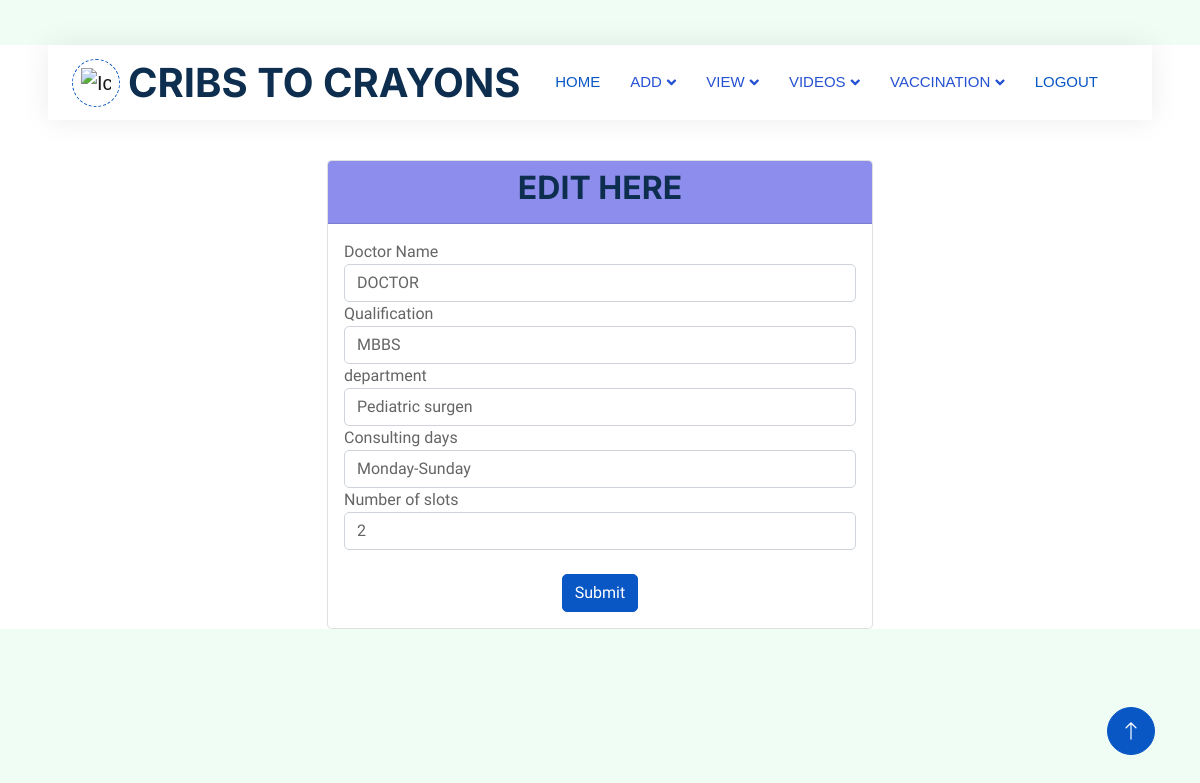
/editdoctordetails/2 (signed in), run on the app's committed database.
### app1/models.py (models this page shows)
class Doctor(models.Model):
    hospital_id=models.ForeignKey(Hospital,on_delete=models.CASCADE)
    Doctor_name=models.CharField(max_length=20)
    qualification=models.CharField(max_length=50)
    department=models.CharField(max_length=20)
    consulting_days=models.CharField(max_length=30)
    consulting_time=models.TimeField()
    slots=models.IntegerField()
    availability_status=models.CharField(max_length=10,default="AVAILABLE")

### app1/views.py (the view)
# urls.py: path('editdoctordetails/<int:id>',views.edit_doctor,name="editdoctordetails"),
@login_required(login_url='login/')
def edit_doctor(request,id):
    doctor=Doctor.objects.get(id=id)
    if request.method=='POST':
        slots=int(request.POST['slots'])
        doctor_name=request.POST['Doctor_name']
        department=request.POST['department']
        qualification=request.POST['qualification']
        consulting_days=request.POST['consulting_days']
        doctor.slots=slots
        doctor.Doctor_name=doctor_name
        doctor.department=department
        doctor.qualification=qualification
        doctor.consulting_days=consulting_days
        doctor.save()
        return redirect(view_doctor)
    else:
        return render(request,'Hospital/editdoctor.html',{'doctor':doctor})

### template/Hospital/editdoctor.html (shortened to what this page needs)
<!DOCTYPE html>
<html lang="en">
{% load static %}
<head>
    <link href="https://cdnjs.cloudflare.com/ajax/libs/font-awesome/5.10.0/css/all.min.css" rel="stylesheet">
    <link href="https://cdn.jsdelivr.net/npm/bootstrap-icons@1.4.1/font/bootstrap-icons.css" rel="stylesheet">
    <link href="{% static 'js/animate.min.css' %}" rel="stylesheet">
    <link href="{% static 'js/owl.carousel.min.css' %}" rel="stylesheet">
    <link href="{% static 'css/bootstrap.min.css' %}" rel="stylesheet">
    <link href="{% static 'css/style.css' %}" rel="stylesheet">
</head>
<body>
    <div class="container-xxl bg-white p-0">
        <div class="container-fluid nav-bar bg-transparent">
            <nav class="navbar navbar-expand-lg bg-white navbar-light py-0 px-4">
                <a href="" class="navbar-brand d-flex align-items-center text-center">
                    <div class="icon p-2 me-2">
                        <img class="img-fluid" src="{% static 'img/logo.gif' %}" alt="Icon" style="width: 30px; height: 30px;">
                    </div>
                    <h1 class="m-0 " >CRIBS TO CRAYONS</h1>
                </a>
                <div class="collapse navbar-collapse" id="navbarCollapse">
                  <div class="navbar-nav ms-auto">
                    <a href="{% url 'hospitalprofile'%}" class="nav-item nav-link active" >HOME</a>
                      <div class="nav-item dropdown">
                          <a href="#" class="nav-link dropdown-toggle" data-bs-toggle="dropdown">ADD</a>
                      </div>
                      <div class="nav-item dropdown">
                        <a href="#" class="nav-link dropdown-toggle" data-bs-toggle="dropdown">VIEW</a>
                    </div>
                    <div class="nav-item dropdown">
                      <a href="#" class="nav-link dropdown-toggle" data-bs-toggle="dropdown">VIDEOS</a>
                  </div>
                    <div class="nav-item dropdown">
                      <a href="#" class="nav-link dropdown-toggle" data-bs-toggle="dropdown">VACCINATION</a>
                </div>
                  <a href="{% url 'login'%}" class="nav-item nav-link active" >LOGOUT</a>
              </div>
            </nav>
        </div>
  </h3><br>
<p>
  <div class="container">
    <div class="row justify-content-center">
      <div class="col-md-6 registration-container">
        <div class="card">
          <div class="card-header" style="background-color: rgb(141, 141, 237);">
            <h2 class="text-center">EDIT HERE</h2>
          </div>
          <div class="card-body">
            <form action="{% url 'editdoctordetails' id=doctor.id %}" method="POST" >
              <div class="form-group">
                <label for="username">Doctor Name</label>
                <input type="text" class="form-control" id="username" name="Doctor_name" value="{{ doctor.Doctor_name }}">
              </div><div class="form-group">
                <label for="username">Qualification</label>
                <input type="text" class="form-control" id="username" name="qualification" value="{{ doctor.qualification }}">
              </div>
              <div class="form-group">
                <label for="username">department </label>
                <input type="text" class="form-control" id="username" name="department" value="{{ doctor.department }}">
              </div>
              <div class="form-group">
                <label for="email">Consulting days</label>
                <input type="text" class="form-control" id="email" name="consulting_days" value="{{ doctor.consulting_days }}">
              </div>
              <div class="form-group">
                <label for="email">Number of slots </label>
                <input type="text" class="form-control"  name="slots" value="{{ doctor.slots }}">
              </div>
              <div class="d-flex mt-4">
              <button type="submit" class="btn btn-primary btn-block mx-auto">Submit</button>
            </div>
            </form>
          </div>
        </div>
      </div>
    </div>
  </div>
  <a href="#" class="btn btn-lg btn-primary btn-lg-square back-to-top"><i class="bi bi-arrow-up"></i></a>
</div>
</body>
</html>

### static/css/style.css (style rules this page uses)
:root { --primary: #0957c5; --secondary: #2264ff; --light: #EFFDF5; --dark: #2551d3; }
.back-to-top { position: fixed; display: none; right: 45px; bottom: 45px; z-index: 99; }
.btn { transition: .5s; }
.btn.btn-primary, .btn.btn-secondary { color: #FFFFFF; }
.btn-lg-square { width: 48px; height: 48px; }
.btn-square, .btn-sm-square, .btn-lg-square { padding: 0; display: flex; align-items: center; justify-content: center; font-weight: normal; border-radius: 50px; }
.nav-bar { position: relative; margin-top: 45px; padding: 0 3rem; transition: .5s; z-index: 9999; }
.navbar { box-shadow: 0 0 30px rgba(0, 0, 0, .08); }
.navbar .dropdown-toggle::after { border: none; content: "\f107"; font-family: "Font Awesome 5 Free"; font-weight: 900; vertical-align: middle; margin-left: 5px; transition: .5s; }
.navbar-light .navbar-nav .nav-link { margin-right: 30px; padding: 25px 0; color: #5288e0; font-size: 15px; text-transform: uppercase; outline: none; }
.navbar-light .navbar-nav .nav-link:hover, .navbar-light .navbar-nav .nav-link.active { color: var(--primary); }
.navbar-light .navbar-brand { height: 75px; }
.navbar-light .navbar-nav .nav-link { color: var(--dark); font-weight: 500; }
.icon { padding: 15px; display: inline-flex; align-items: center; justify-content: center; background: #FFFFFF !important; border-radius: 50px; border: 1px dashed var(--primary) !important; }

### template/Hospital/editdoctor.html (style rules this page uses)
.container-fluid { background-color: rgb(126, 28, 223); font-family: Caveat; font-family: Arial, sans-serif; background-color:#c8cbeadd; color: rgb(17, 86, 15); }
.container { margin-top: 0px; }

### data on the page
Doctor: Doctor_name "DOCTOR", qualification "MBBS", department "Pediatric surgen", consulting_days "Monday-Sunday", slots "2"
